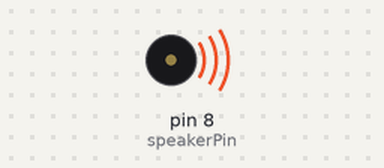
Bench run of a sketch on a simulated Arduino Uno, built with avr-gcc and run on an emulated ATmega328P. On the bench: buzzer (waves = sounding).

Above: at 0.1 s.
At 38.5 s:
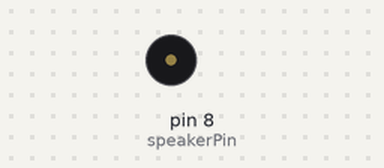
Timing chart, 0 to 40.0 s (numbered marks = the images above):
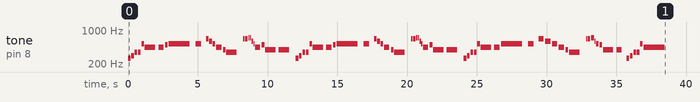

The sketch:

We_only_just_began.ino
```cpp
// include our list of note pitches
#include "pitches.h"

// the pin the speaker is attached to
int speakerPin = 8;

// the notes in our melody and their duration in fractions of a second
// e.g. quarter note = 4, eighth note = 8, etc.
const int melody[][2] =
{
    {NOTE_C4, 8},
    {NOTE_D4, 8},
    {NOTE_F4, 8},
    {NOTE_F4, 8},
    {NOTE_C5, 8},
    {NOTE_A4, 2},
    {NOTE_A4, 4},
    {NOTE_B4, 8},
    {NOTE_C5, 1},
    {NOTE_C5, 4},
    {NOTE_BLANK, 8},
    {NOTE_E5, 8},
     {NOTE_D5, 8},
  {NOTE_C5, 8},
  {NOTE_A4, 4},
   {NOTE_G4, 8},
     {NOTE_F4, 2},
       {NOTE_BLANK, 8},
       {NOTE_E5, 16},
       {NOTE_E5, 8},
       {NOTE_F5, 16},
       {NOTE_F5, 16},
       {NOTE_D5, 16},
       {NOTE_C5, 16},
       {NOTE_A4, 4},
        {NOTE_B4, 8},
         {NOTE_G4, 2},
          {NOTE_G4, 2},
            {NOTE_BLANK, 8},
              {NOTE_C4, 8},
    {NOTE_D4, 8},
    {NOTE_F4, 8},
    {NOTE_F4, 8},
    {NOTE_C5, 8},
    {NOTE_A4, 2},
    {NOTE_A4, 4},
    {NOTE_B4, 8},
    {NOTE_C5, 1},
    {NOTE_C5, 4},
    {NOTE_BLANK, 8},
    {NOTE_E5, 8},
     {NOTE_D5, 8},
  {NOTE_C5, 8},
  {NOTE_A4, 4},
   {NOTE_G4, 8},
     {NOTE_F4, 2},
       {NOTE_BLANK, 8},
       {NOTE_E5, 16},
       {NOTE_E5, 8},
       {NOTE_F5, 16},
       {NOTE_F5, 16},
       {NOTE_D5, 16},
       {NOTE_C5, 16},
       {NOTE_A4, 4},
        {NOTE_B4, 8},
         {NOTE_G4, 2},
          {NOTE_G4, 2},
          {NOTE_BLANK, 8},

         {NOTE_C4, 8},
          {NOTE_D4, 8},
           {NOTE_F4, 8},
           {NOTE_F4, 8},
           {NOTE_C5, 8},
            {NOTE_A4, 2},
              {NOTE_A4, 4},
                {NOTE_C5, 1},
                {NOTE_C5, 4},

                   {NOTE_BLANK, 8},

            {NOTE_E5, 4},
            {NOTE_D5, 4},
            {NOTE_C5, 4},
            {NOTE_A4, 4},
            {NOTE_G4, 8},
            {NOTE_F4, 2},
            {NOTE_BLANK, 8},
            {NOTE_E5, 16},
            {NOTE_E5, 8},
             {NOTE_F5, 16},
             {NOTE_F5, 16},
             {NOTE_D5, 16},
             {NOTE_C5, 8},
             {NOTE_B4, 8},
             {NOTE_G4, 2},
             {NOTE_G4, 4},
              {NOTE_BLANK, 8},
              {NOTE_C4, 8},
              {NOTE_D4, 8},
              {NOTE_F4, 8},
              {NOTE_F4, 8},
              {NOTE_C5, 8},
               {NOTE_A4, 1}
   // {NOTE_G3, 8},
   // {NOTE_G3, 8},
//    {NOTE_A3, 4},
    //{NOTE_G3, 4},
 //  {NOTE_BLANK, 4},
 //   {NOTE_B3, 4},
  //  {NOTE_C4, 4}
};

void setup()
{ int a ;
    // figure out the number of notes in our melody
    int numberOfNotes = sizeof(melody) / sizeof(melody[0]);
   for( a = 0; a < 1; a++){
    // iterate over the notes of the melody
    for (int thisNote = 0; thisNote < numberOfNotes; thisNote++)
    {
        // grab our note and note duration from our array
        int thisNoteTone = melody[thisNote][0];
        int thisNoteDuration = melody[thisNote][1];

        // to calculate the note duration in ms
        int noteDurationMS = 1500 / thisNoteDuration;

        // play the note
        tone(speakerPin, thisNoteTone, noteDurationMS);

        // to distinguish the notes, set a minimum time between them.
        // the note's duration + 30% seems to work well:
        delay(noteDurationMS * 1.30);}
    }
}

void loop()
{
    // no need to repeat the melody.
    // do nothing
}
```

pitches.h
```cpp
/*************************************************
 * Public Constants
 *************************************************/

#define NOTE_B0  31
#define NOTE_C1  33
#define NOTE_CS1 35
#define NOTE_D1  37
#define NOTE_DS1 39
#define NOTE_E1  41
#define NOTE_F1  44
#define NOTE_FS1 46
#define NOTE_G1  49
#define NOTE_GS1 52
#define NOTE_A1  55
#define NOTE_AS1 58
#define NOTE_B1  62
#define NOTE_C2  65
#define NOTE_CS2 69
#define NOTE_D2  73
#define NOTE_DS2 78
#define NOTE_E2  82
#define NOTE_F2  87
#define NOTE_FS2 93
#define NOTE_G2  98
#define NOTE_GS2 104
#define NOTE_A2  110
#define NOTE_AS2 117
#define NOTE_B2  123
#define NOTE_C3  131
#define NOTE_CS3 139
#define NOTE_D3  147
#define NOTE_DS3 156
#define NOTE_E3  165
#define NOTE_ES3 170
#define NOTE_F3  175
#define NOTE_FS3 185
#define NOTE_G3  196
#define NOTE_GS3 208
#define NOTE_A3  220
#define NOTE_AS3 233
#define NOTE_B3  247
#define NOTE_C4  262
#define NOTE_CS4 277
#define NOTE_D4  294
#define NOTE_DS4 311
#define NOTE_E4  330
#define NOTE_ES4 340
#define NOTE_F4  349
#define NOTE_FS4 370
#define NOTE_G4  392
#define NOTE_GS4 415
#define NOTE_A4  440
#define NOTE_AS4 466
#define NOTE_B4  494
#define NOTE_BS4  509
#define NOTE_C5  523
#define NOTE_CS5 554
#define NOTE_D5  587
#define NOTE_DS5 622
#define NOTE_E5  659
#define NOTE_ES5  678
#define NOTE_F5  698
#define NOTE_FS5 740
#define NOTE_G5  784
#define NOTE_GS5 831
#define NOTE_A5  880
#define NOTE_AS5 932
#define NOTE_B5  988
#define NOTE_BS5 1017
#define NOTE_C6  1047
#define NOTE_CS6 1109
#define NOTE_D6  1175
#define NOTE_DS6 1245
#define NOTE_E6  1319
#define NOTE_F6  1397
#define NOTE_FS6 1480
#define NOTE_G6  1568
#define NOTE_GS6 1661
#define NOTE_A6  1760
#define NOTE_AS6 1865
#define NOTE_B6  1976
#define NOTE_C7  2093
#define NOTE_CS7 2217
#define NOTE_D7  2349
#define NOTE_DS7 2489
#define NOTE_E7  2637
#define NOTE_F7  2794
#define NOTE_FS7 2960
#define NOTE_G7  3136
#define NOTE_GS7 3322
#define NOTE_A7  3520
#define NOTE_AS7 3729
#define NOTE_B7  3951
#define NOTE_C8  4186
#define NOTE_CS8 4435
#define NOTE_D8  4699
#define NOTE_DS8 4978

#define NOTE_BLANK 0
```
